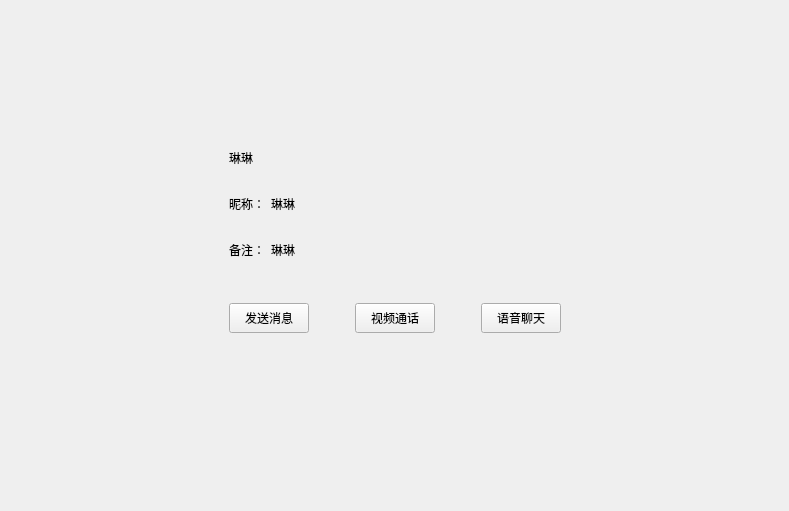
<?xml version="1.0" encoding="UTF-8"?>
<ui version="4.0">
 <class>FriendInfoPage</class>
 <widget class="QWidget" name="FriendInfoPage">
  <property name="geometry">
   <rect>
    <x>0</x>
    <y>0</y>
    <width>789</width>
    <height>511</height>
   </rect>
  </property>
  <property name="windowTitle">
   <string>Form</string>
  </property>
  <layout class="QVBoxLayout" name="verticalLayout">
   <property name="leftMargin">
    <number>120</number>
   </property>
   <property name="topMargin">
    <number>120</number>
   </property>
   <property name="rightMargin">
    <number>120</number>
   </property>
   <property name="bottomMargin">
    <number>120</number>
   </property>
   <item>
    <widget class="QWidget" name="widget" native="true">
     <layout class="QHBoxLayout" name="horizontalLayout">
      <item>
       <widget class="QLabel" name="icon_lb">
        <property name="minimumSize">
         <size>
          <width>85</width>
          <height>85</height>
         </size>
        </property>
        <property name="maximumSize">
         <size>
          <width>85</width>
          <height>85</height>
         </size>
        </property>
        <property name="text">
         <string/>
        </property>
       </widget>
      </item>
      <item>
       <widget class="QWidget" name="widget_3" native="true">
        <layout class="QVBoxLayout" name="verticalLayout_2">
         <item>
          <widget class="QWidget" name="widget_4" native="true">
           <property name="minimumSize">
            <size>
             <width>0</width>
             <height>40</height>
            </size>
           </property>
           <property name="maximumSize">
            <size>
             <width>16777215</width>
             <height>40</height>
            </size>
           </property>
           <layout class="QHBoxLayout" name="horizontalLayout_2">
            <property name="leftMargin">
             <number>0</number>
            </property>
            <property name="topMargin">
             <number>0</number>
            </property>
            <property name="rightMargin">
             <number>0</number>
            </property>
            <property name="bottomMargin">
             <number>0</number>
            </property>
            <item>
             <widget class="QLabel" name="name_lb">
              <property name="minimumSize">
               <size>
                <width>40</width>
                <height>0</height>
               </size>
              </property>
              <property name="maximumSize">
               <size>
                <width>16777215</width>
                <height>16777215</height>
               </size>
              </property>
              <property name="text">
               <string>琳琳</string>
              </property>
             </widget>
            </item>
            <item>
             <widget class="QLabel" name="sex_lb">
              <property name="minimumSize">
               <size>
                <width>40</width>
                <height>40</height>
               </size>
              </property>
              <property name="maximumSize">
               <size>
                <width>40</width>
                <height>40</height>
               </size>
              </property>
              <property name="text">
               <string/>
              </property>
             </widget>
            </item>
            <item>
             <spacer name="horizontalSpacer">
              <property name="orientation">
               <enum>Qt::Orientation::Horizontal</enum>
              </property>
              <property name="sizeHint" stdset="0">
               <size>
                <width>40</width>
                <height>20</height>
               </size>
              </property>
             </spacer>
            </item>
           </layout>
          </widget>
         </item>
         <item>
          <widget class="QWidget" name="widget_2" native="true">
           <property name="minimumSize">
            <size>
             <width>0</width>
             <height>40</height>
            </size>
           </property>
           <property name="maximumSize">
            <size>
             <width>16777215</width>
             <height>40</height>
            </size>
           </property>
           <layout class="QHBoxLayout" name="horizontalLayout_3">
            <property name="leftMargin">
             <number>0</number>
            </property>
            <property name="topMargin">
             <number>0</number>
            </property>
            <property name="rightMargin">
             <number>0</number>
            </property>
            <property name="bottomMargin">
             <number>0</number>
            </property>
            <item>
             <widget class="QLabel" name="nick_tip">
              <property name="minimumSize">
               <size>
                <width>0</width>
                <height>30</height>
               </size>
              </property>
              <property name="maximumSize">
               <size>
                <width>50</width>
                <height>30</height>
               </size>
              </property>
              <property name="text">
               <string>昵称：</string>
              </property>
             </widget>
            </item>
            <item>
             <widget class="QLabel" name="nick_lb">
              <property name="text">
               <string>琳琳</string>
              </property>
             </widget>
            </item>
            <item>
             <spacer name="horizontalSpacer_2">
              <property name="orientation">
               <enum>Qt::Orientation::Horizontal</enum>
              </property>
              <property name="sizeHint" stdset="0">
               <size>
                <width>40</width>
                <height>20</height>
               </size>
              </property>
             </spacer>
            </item>
           </layout>
          </widget>
         </item>
         <item>
          <widget class="QWidget" name="widget_5" native="true">
           <property name="minimumSize">
            <size>
             <width>0</width>
             <height>40</height>
            </size>
           </property>
           <property name="maximumSize">
            <size>
             <width>16777215</width>
             <height>40</height>
            </size>
           </property>
           <layout class="QHBoxLayout" name="horizontalLayout_4">
            <property name="leftMargin">
             <number>0</number>
            </property>
            <property name="topMargin">
             <number>0</number>
            </property>
            <property name="rightMargin">
             <number>0</number>
            </property>
            <property name="bottomMargin">
             <number>0</number>
            </property>
            <item>
             <widget class="QLabel" name="bak_tip">
              <property name="minimumSize">
               <size>
                <width>0</width>
                <height>30</height>
               </size>
              </property>
              <property name="maximumSize">
               <size>
                <width>50</width>
                <height>30</height>
               </size>
              </property>
              <property name="text">
               <string>备注：</string>
              </property>
             </widget>
            </item>
            <item>
             <widget class="QLabel" name="bak_lb">
              <property name="text">
               <string>琳琳</string>
              </property>
             </widget>
            </item>
            <item>
             <spacer name="horizontalSpacer_7">
              <property name="orientation">
               <enum>Qt::Orientation::Horizontal</enum>
              </property>
              <property name="sizeHint" stdset="0">
               <size>
                <width>40</width>
                <height>20</height>
               </size>
              </property>
             </spacer>
            </item>
           </layout>
          </widget>
         </item>
        </layout>
       </widget>
      </item>
     </layout>
    </widget>
   </item>
   <item>
    <widget class="QWidget" name="widget_6" native="true">
     <layout class="QHBoxLayout" name="horizontalLayout_5">
      <item>
       <spacer name="horizontalSpacer_3">
        <property name="orientation">
         <enum>Qt::Orientation::Horizontal</enum>
        </property>
        <property name="sizeHint" stdset="0">
         <size>
          <width>40</width>
          <height>20</height>
         </size>
        </property>
       </spacer>
      </item>
      <item>
       <widget class="ClickedBtn" name="msg_chat">
        <property name="minimumSize">
         <size>
          <width>80</width>
          <height>30</height>
         </size>
        </property>
        <property name="maximumSize">
         <size>
          <width>50</width>
          <height>30</height>
         </size>
        </property>
        <property name="text">
         <string>发送消息</string>
        </property>
       </widget>
      </item>
      <item>
       <spacer name="horizontalSpacer_5">
        <property name="orientation">
         <enum>Qt::Orientation::Horizontal</enum>
        </property>
        <property name="sizeType">
         <enum>QSizePolicy::Policy::Fixed</enum>
        </property>
        <property name="sizeHint" stdset="0">
         <size>
          <width>40</width>
          <height>20</height>
         </size>
        </property>
       </spacer>
      </item>
      <item>
       <widget class="ClickedBtn" name="voice_chat">
        <property name="minimumSize">
         <size>
          <width>80</width>
          <height>30</height>
         </size>
        </property>
        <property name="maximumSize">
         <size>
          <width>80</width>
          <height>30</height>
         </size>
        </property>
        <property name="text">
         <string>视频通话</string>
        </property>
       </widget>
      </item>
      <item>
       <spacer name="horizontalSpacer_6">
        <property name="orientation">
         <enum>Qt::Orientation::Horizontal</enum>
        </property>
        <property name="sizeType">
         <enum>QSizePolicy::Policy::Fixed</enum>
        </property>
        <property name="sizeHint" stdset="0">
         <size>
          <width>40</width>
          <height>20</height>
         </size>
        </property>
       </spacer>
      </item>
      <item>
       <widget class="ClickedBtn" name="video_chat">
        <property name="minimumSize">
         <size>
          <width>80</width>
          <height>30</height>
         </size>
        </property>
        <property name="maximumSize">
         <size>
          <width>80</width>
          <height>30</height>
         </size>
        </property>
        <property name="text">
         <string>语音聊天</string>
        </property>
       </widget>
      </item>
      <item>
       <spacer name="horizontalSpacer_4">
        <property name="orientation">
         <enum>Qt::Orientation::Horizontal</enum>
        </property>
        <property name="sizeHint" stdset="0">
         <size>
          <width>40</width>
          <height>20</height>
         </size>
        </property>
       </spacer>
      </item>
     </layout>
    </widget>
   </item>
   <item>
    <spacer name="verticalSpacer_2">
     <property name="orientation">
      <enum>Qt::Orientation::Vertical</enum>
     </property>
     <property name="sizeHint" stdset="0">
      <size>
       <width>20</width>
       <height>40</height>
      </size>
     </property>
    </spacer>
   </item>
  </layout>
 </widget>
 <customwidgets>
  <customwidget>
   <class>ClickedBtn</class>
   <extends>QPushButton</extends>
   <header>clickedbtn.h</header>
  </customwidget>
 </customwidgets>
 <resources/>
 <connections/>
</ui>
